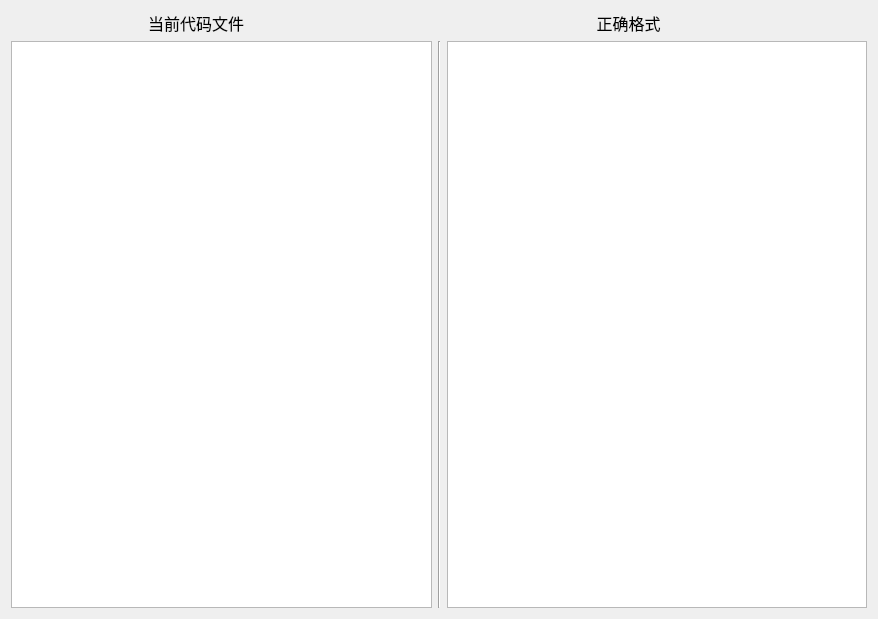
<?xml version="1.0" encoding="UTF-8"?>
<ui version="4.0">
 <class>Form</class>
 <widget class="QWidget" name="Form">
  <property name="geometry">
   <rect>
    <x>0</x>
    <y>0</y>
    <width>878</width>
    <height>619</height>
   </rect>
  </property>
  <property name="windowTitle">
   <string>对比分析</string>
  </property>
  <property name="toolTip">
   <string/>
  </property>
  <layout class="QGridLayout" name="gridLayout">
   <item row="0" column="2">
    <widget class="QLabel" name="label_2">
     <property name="font">
      <font>
       <family>微软雅黑 Light</family>
       <pointsize>12</pointsize>
      </font>
     </property>
     <property name="text">
      <string>                                    正确格式</string>
     </property>
    </widget>
   </item>
   <item row="1" column="0">
    <widget class="QTextBrowser" name="textBrowser"/>
   </item>
   <item row="1" column="1">
    <widget class="Line" name="line">
     <property name="orientation">
      <enum>Qt::Vertical</enum>
     </property>
    </widget>
   </item>
   <item row="1" column="2">
    <widget class="QTextBrowser" name="textBrowser_2"/>
   </item>
   <item row="0" column="0">
    <widget class="QLabel" name="label">
     <property name="font">
      <font>
       <family>微软雅黑 Light</family>
       <pointsize>12</pointsize>
      </font>
     </property>
     <property name="text">
      <string>                                 当前代码文件</string>
     </property>
     <property name="textFormat">
      <enum>Qt::AutoText</enum>
     </property>
     <property name="wordWrap">
      <bool>false</bool>
     </property>
    </widget>
   </item>
  </layout>
 </widget>
 <resources/>
 <connections/>
</ui>
